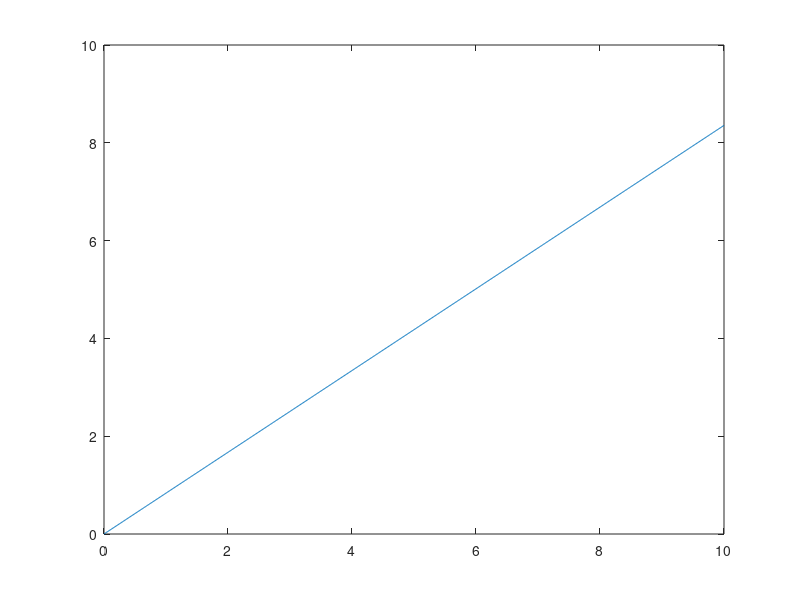
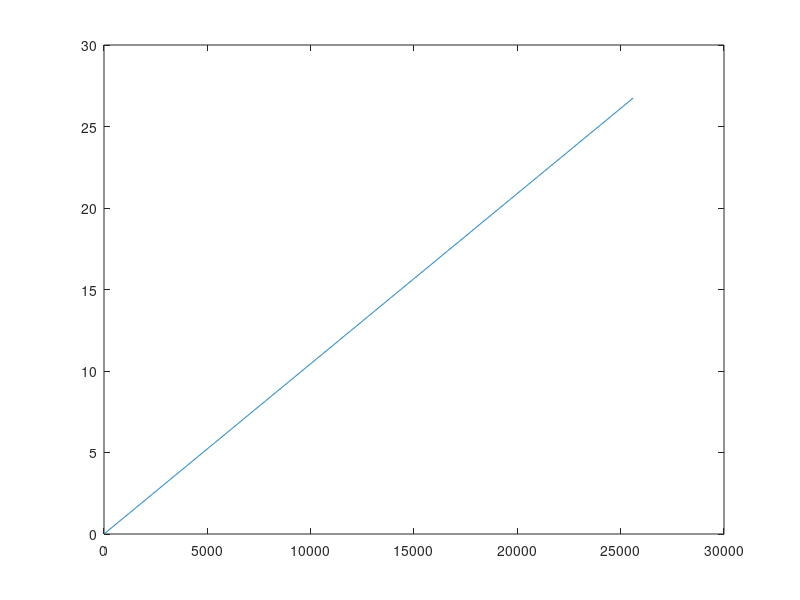
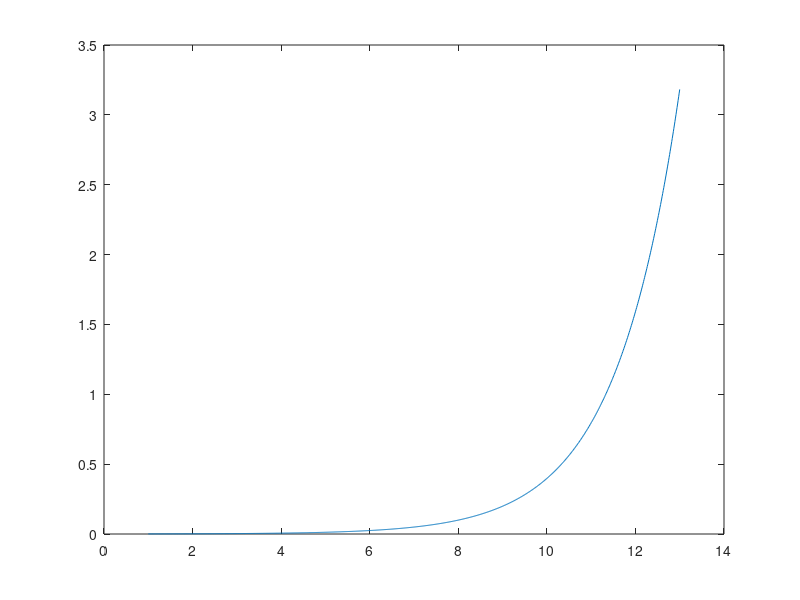

MATLAB code to generate these figures, in order:
clear all
ISO=800;
d=1500;
dfar=2000;
f=50;
pixel=linspace(0,10,1000);
anchosensor=23.5;
resolucion=6000;
iluminancia=5378.1512
EV100=log(iluminancia/2.5)/log(2)
%%%%%%%%%%%%%%%%%%%%
list=[3.5 4 4.5 5 5.6 6.3 7.1 8 9 10 11 13 14 16 18 20 22];
fnumber=sqrt(375*(d*f/(d-f)-dfar*f/(dfar-f)));
for i=1:length(list)
    listmin(i)=(list(i)-fnumber);
    if listmin(i)>0
        listmin(i)=100;
    end
    listmin(i)=abs(listmin(i));
end
minimum = min(min(listmin));
[x,y]=find(listmin==minimum)
fnumber=list(y);


    

    
for i=1:length(pixel)
    EV=EV100+log(ISO/100)/log(2);
    t(i)=fnumber/(2^EV);
    deltax(i)=d*pixel(i)*anchosensor/(fnumber*resolucion*1000);
    v(i)=deltax(i)/t(i);

end
figure
plot(pixel,v);

clear all
ISO=linspace(0,25600,1000);
d=1500;
dfar=2000;
f=50;
pixel=1;
anchosensor=23.5;
resolucion=6000;
iluminancia=5378.1512
EV100=log(iluminancia/2.5)/log(2)
%%%%%%%%%%%%%%%%%%%%
list=[3.5 4 4.5 5 5.6 6.3 7.1 8 9 10 11 13 14 16 18 20 22];
fnumber=sqrt(375*(d*f/(d-f)-dfar*f/(dfar-f)));
for i=1:length(list)
    listmin(i)=(list(i)-fnumber);
    if listmin(i)>0
        listmin(i)=100;
    end
    listmin(i)=abs(listmin(i));
end
minimum = min(min(listmin));
[x,y]=find(listmin==minimum)
fnumber=list(y);


    

    
for i=1:length(ISO)
    EV(i)=EV100+log(ISO(i)/100)/log(2);
    t(i)=fnumber/(2^EV(i));
    deltax(i)=d*pixel*anchosensor/(fnumber*resolucion*1000);
    v(i)=deltax(i)/t(i);

end
figure
plot(ISO,v);

clear all
ISO=800;
d=1500;
dfar=2000;
f=50;
pixel=1;
anchosensor=23.5;
resolucion=6000;
EV100=linspace(1,13,1000);
%%%%%%%%%%%%%%%%%%%%
list=[3.5 4 4.5 5 5.6 6.3 7.1 8 9 10 11 13 14 16 18 20 22];
fnumber=sqrt(375*(d*f/(d-f)-dfar*f/(dfar-f)));
for i=1:length(list)
    listmin(i)=(list(i)-fnumber);
    if listmin(i)>0
        listmin(i)=100;
    end
    listmin(i)=abs(listmin(i));
end
minimum = min(min(listmin));
[x,y]=find(listmin==minimum)
fnumber=list(y);


    

    
for i=1:length(EV100)
    EV(i)=EV100(i)+log(ISO/100)/log(2);
    t(i)=fnumber/(2^EV(i));
    deltax(i)=d*pixel*anchosensor/(fnumber*resolucion*1000);
    v(i)=deltax(i)/t(i);

end
figure
plot(EV100,v);


